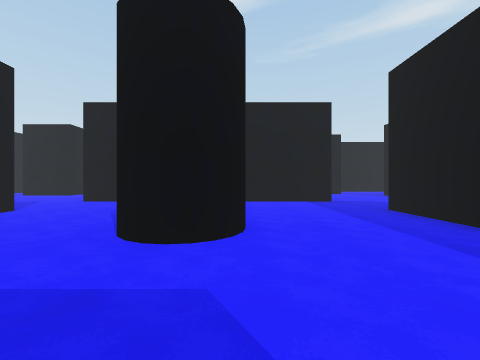
view 1 (above)

24 first-person views from a walk through a Unity game level. The camera is 1.3 m above the floor, looks level and sees 90° across. The floor is counted in squares, 2 m on a side. Each view is taken from the middle of a square. On the plan, view 1 faces up. The plan holds only what a view shows up to about 9 squares ahead; the rest is blank. The place goes on beyond the plan. The player character is not drawn.

view 2
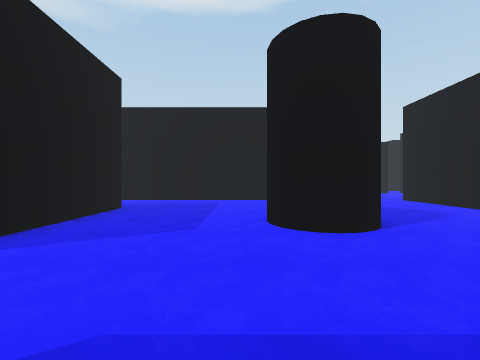

view 3
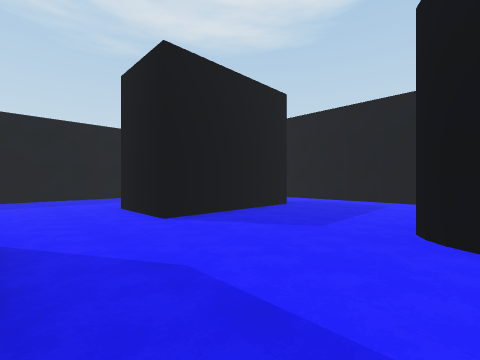

view 4
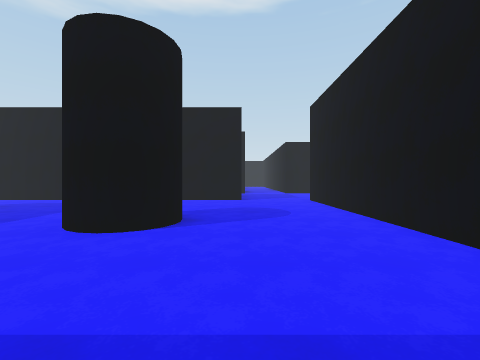

view 5
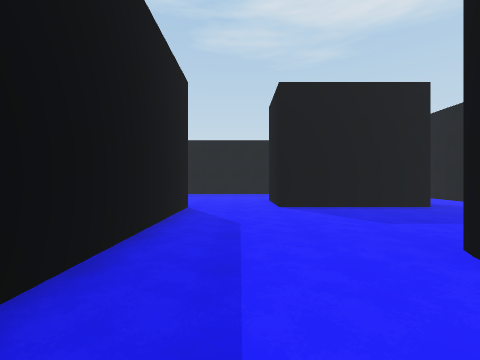

view 6
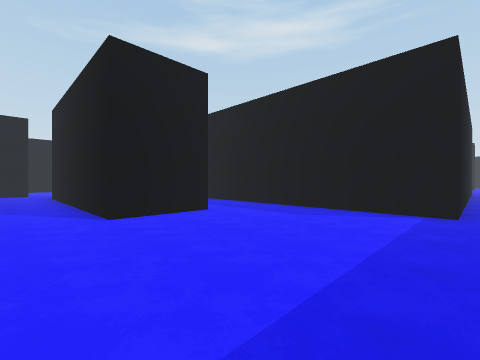

view 7
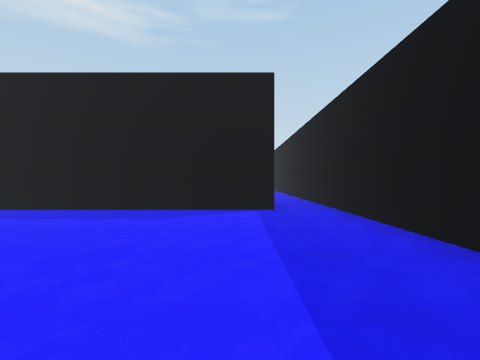

view 8
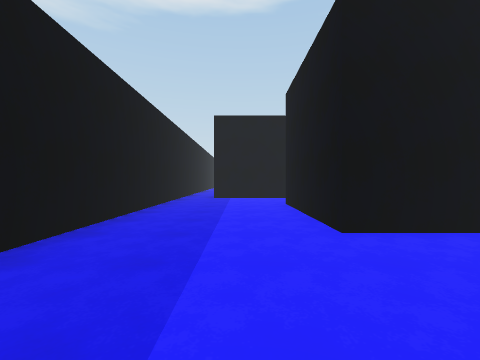

view 9
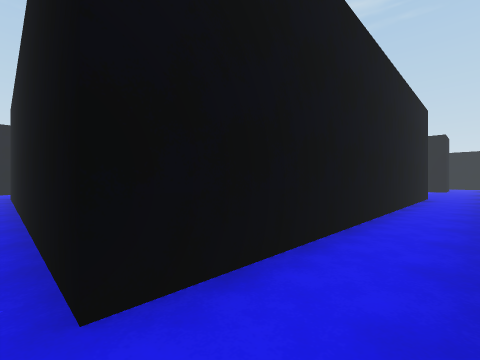

view 10
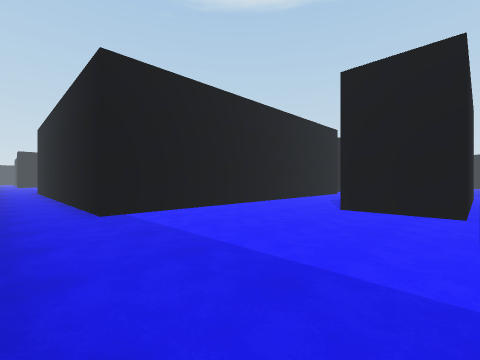

view 11
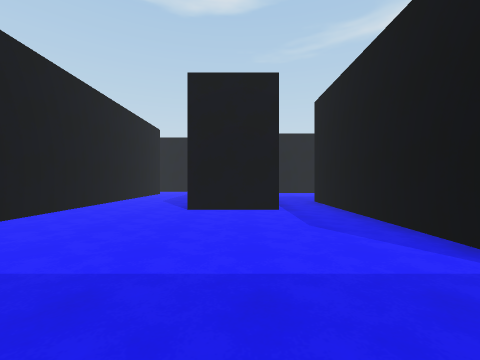

view 12
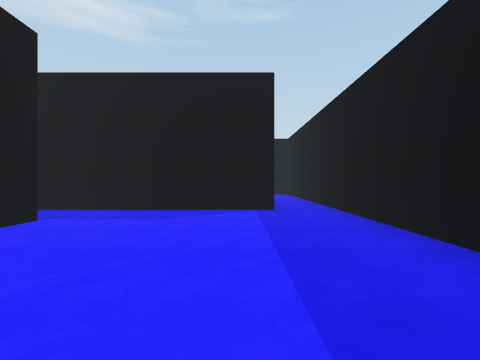

view 13
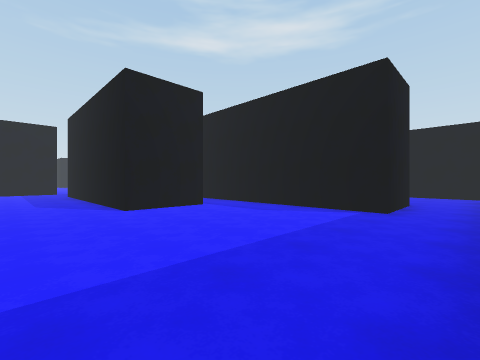

view 14
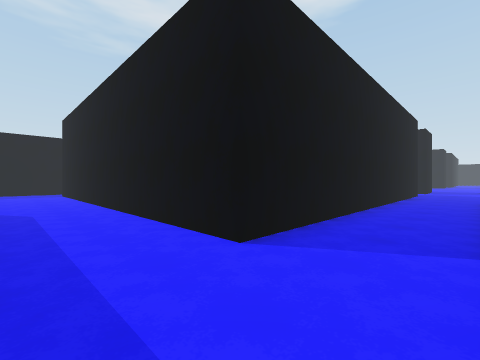

view 15
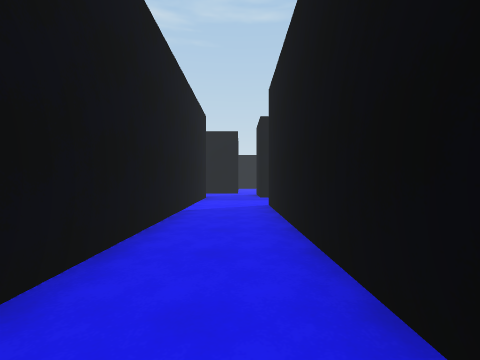

view 16
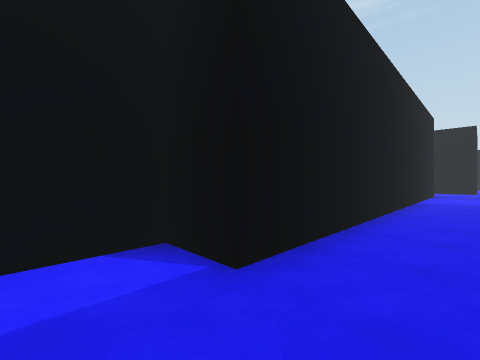

view 17
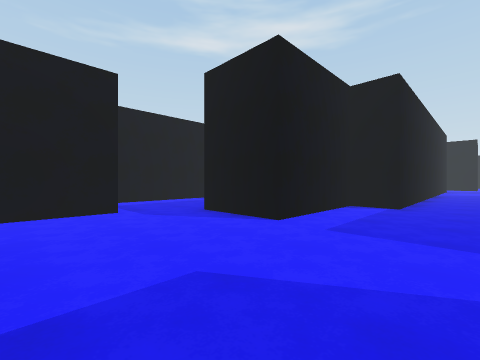

view 18
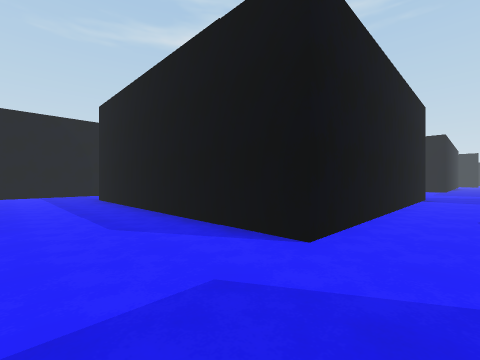

view 19
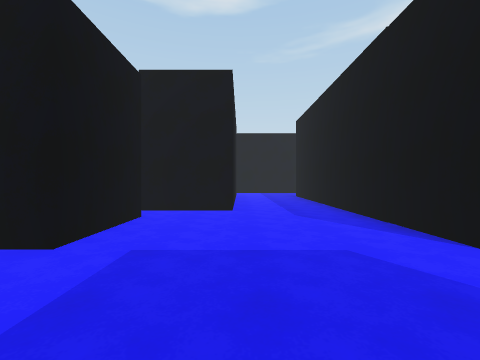

view 20
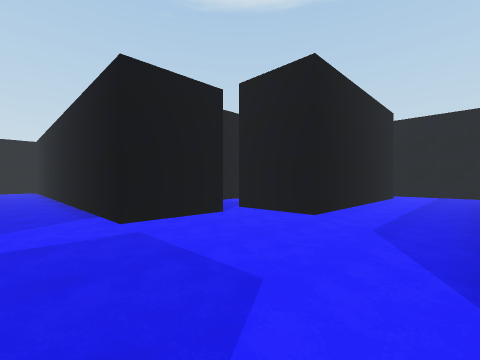

view 21
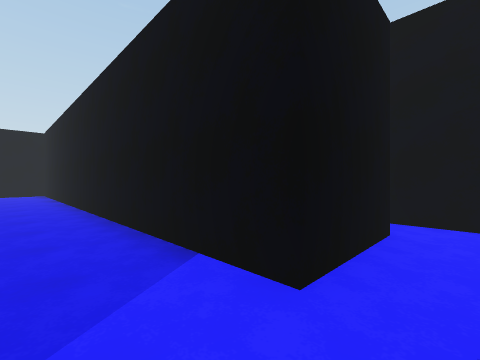

view 22
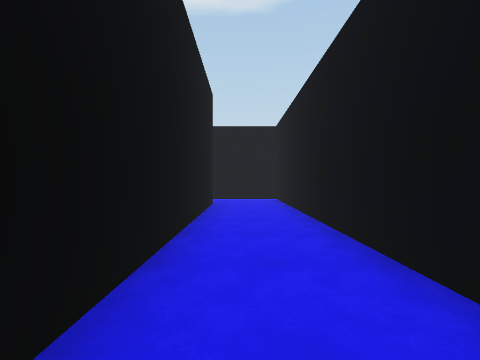

view 23
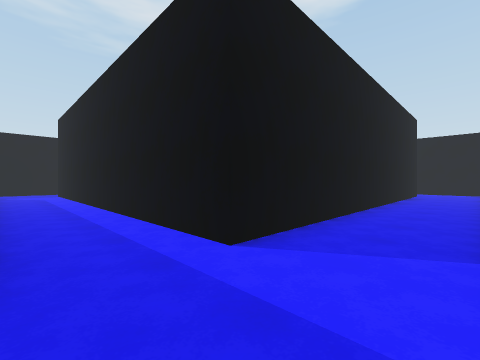

view 24
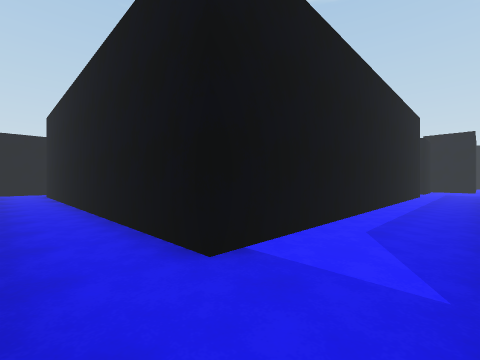

### Floor plan
Points are (right, up) in squares from view 1. A wall is a line through its corners. A room is listed if a view was taken in it or the views show most of it. See-through windows are left out.
Room 1 (views 1, 2, 3, 4, 5, 17)
walls: (-2.6, -0.7) (1.1, -0.7); (-4.8, 5.1) (-4.8, -2.5); (3.2, -0.8) (3.2, 5.2); (2.9, 7.3) (-3.5, 7.3)
ways out: opening at (-3.5, -1.5) to room 2; opening at (2.5, -0.5) to room 2; opening at (3.5, 6.5) to room 4; opening at (-4.5, 6.5) to room 5
Room 2 (views 6, 7, 8, 9)
walls: (5.2, -0.8) (3.2, -0.8); (1.1, -0.7) (1.1, -2.7) (-2.5, -2.7); (-4.8, -2.5) (-4.8, -5); (-5, -6.2) (10.9, -6.2); (17.3, -4.8) (7.3, -4.8) (7.3, -1.6)
ways out: opening at (-3.5, -1.5) to room 1; opening at (2.5, -0.5) to room 1; opening at (17, -5.5) to room 3; opening at (6.5, -0.5) to room 4; opening at (-5.5, -6) to room 5
Room 3 (views 10, 11, 12, 13)
walls: (20.1, -6.2) (23.5, -6.2); (23.3, -4.8) (23.3, -0.5); (21.9, -0.8) (19.9, -0.8); (17.3, -1.6) (17.3, -4.8)
ways out: opening at (17, -5.5) to room 2; opening at (18.5, -0.5) to room 4; opening at (22.5, 0.5); opening at (24.5, -5.5)
Room 4 (views 14, 15, 16)
walls: (8.1, 5.3) (17.3, 5.3) (17.3, -1.6); (4.8, 11.1) (3, 11.1); (7.3, -1.6) (7.3, 4.5); (19.6, 7.3) (9.2, 7.3) (9.2, 8.3) (6.2, 8.3) (6.2, 9.5); (19.9, -0.8) (19.9, 5.2)
ways out: opening at (3.5, 6.5) to room 1; opening at (6.5, -0.5) to room 2; opening at (18.5, -0.5) to room 3; opening at (5.5, 10); opening at (20, 6.5)
Room 5 (views 18, 19, 20, 21, 22, 23, 24)
walls: (-8.6, 9.2) (-8.6, 7.3) (-20.2, 7.3) (-20.2, 5); (-18.5, 5.3) (-8.6, 5.3) (-8.6, -4.8) (-18.5, -4.8); (-3.5, 7.3) (-4.7, 7.3) (-4.7, 14.8); (-7.2, 15.9) (-7.2, 10.1) (-9.2, 10.1); (-5, 17.1) (-7, 17.1)
ways out: opening at (-4.5, 6.5) to room 1; opening at (-5.5, -6) to room 2

Where each view was taken, in squares from view 1:
view 1: 0 up, 0 right, facing up
view 2: 2 up, 3 right, facing left
view 3: 3 up, 3 right, facing down-left
view 4: 5 up, 3 right, facing left
view 5: 5 up, 2 right, facing down
view 6: 5 down, 2 right, facing up-right
view 7: 4 down, 2 right, facing right
view 8: 4 down, 4 right, facing left
view 9: 6 down, 7 right, facing up-right
view 10: 6 down, 22 right, facing up-left
view 11: 6 down, 21 right, facing up
view 12: 4 down, 18 right, facing right
view 13: 6 down, 18 right, facing up-right
view 14: 7 up, 19 right, facing down-left
view 15: 6 up, 11 right, facing right
view 16: 6 up, 8 right, facing up-right
view 17: 6 up, 3 right, facing up-right
view 18: 6 up, 7 left, facing up-right
view 19: 5 up, 7 left, facing up
view 20: 6 up, 5 left, facing up-left
view 21: 6 up, 8 left, facing up-left
view 22: 6 up, 12 left, facing left
view 23: 7 up, 7 left, facing down-left
view 24: 6 down, 7 left, facing up-left
